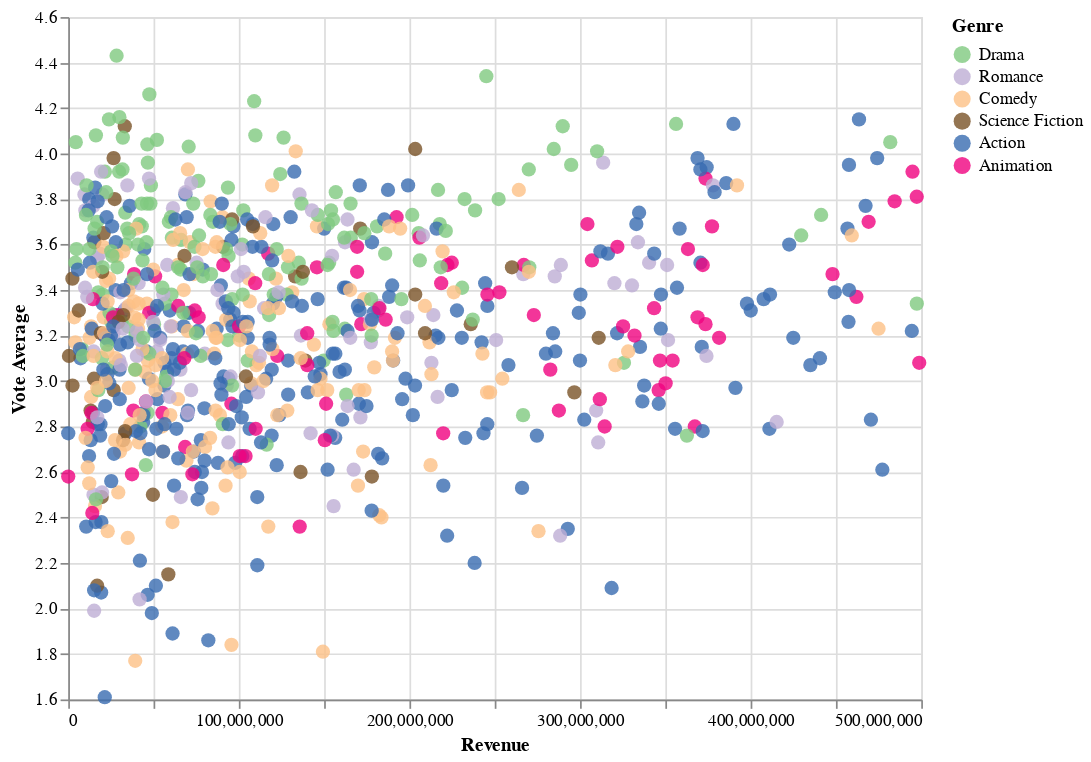

Source (notebook cell):
### Markdown cell above
<div class="alert alert-info" style="color:black">
<ul>
        <li>Create the scatter plot as depicted in the video/images, we provide some specs you might miss</li>
        <li>Using the `circle` mark with an opacity of 0.8 and size of 70</li>
        <li>The height of each plot is 400, the width is 500</li>
        <li>Use the variables given below for the color scheme </li>
    <li>Add tooltip that includes title, vote average, studio, revenue and genre </li>
    <li>Name of the chart must be scatter_rev_vote</li>
</ul>
</div>

_Points:_ 0

### Code cell
color_domain = ['Drama', 'Romance', 'Comedy',  'Science Fiction', 'Action', 'Animation']
color_range =  ['#7fc97f','#beaed4', '#fdc086', '#795227','#386cb0', '#f0027f'] 


scatter_rev_vote = alt.Chart(dashboard_data).mark_circle(opacity = 0.8, size = 70).encode(
    alt.X('revenue', title = "Revenue"),
    alt.Y('vote_average', title = "Vote Average").scale(zero = False),
    color=alt.Color('genres', title = "Genre").scale(domain=color_domain, range=color_range),
    tooltip = ['title', 'vote_average', 'studios', 'revenue', 'genres']
).properties(
    height = 400,
    width = 500
)
    


#show the chart
scatter_rev_vote

### Figure 1 — Vega-Lite specification as saved in the notebook (floating-point values rounded to 4 significant figures; data arrays with more than 128 entries replaced by an {"elided": "..."} marker saying what was removed)
{"config": {"view": {"continuousWidth": 300, "continuousHeight": 300}}, "data": {"name": "data-d0f99b9113ba7b2e9f970d88c361495d"}, "mark": {"type": "circle", "opacity": 0.8, "size": 70}, "encoding": {"color": {"field": "genres", "scale": {"domain": ["Drama", "Romance", "Comedy", "Science Fiction", "Action", "Animation"], "range": ["#7fc97f", "#beaed4", "#fdc086", "#795227", "#386cb0", "#f0027f"]}, "title": "Genre", "type": "nominal"}, "tooltip": [{"field": "title", "type": "nominal"}, {"field": "vote_average", "type": "quantitative"}, {"field": "studios", "type": "nominal"}, {"field": "revenue", "type": "quantitative"}, {"field": "genres", "type": "nominal"}], "x": {"field": "revenue", "title": "Revenue", "type": "quantitative"}, "y": {"field": "vote_average", "scale": {"zero": false}, "title": "Vote Average", "type": "quantitative"}}, "height": 400, "width": 500, "$schema": "https://vega.github.io/schema/vega-lite/v5.8.0.json", "datasets": {"data-d0f99b9113ba7b2e9f970d88c361495d": {"elided": "796 records"}}}
